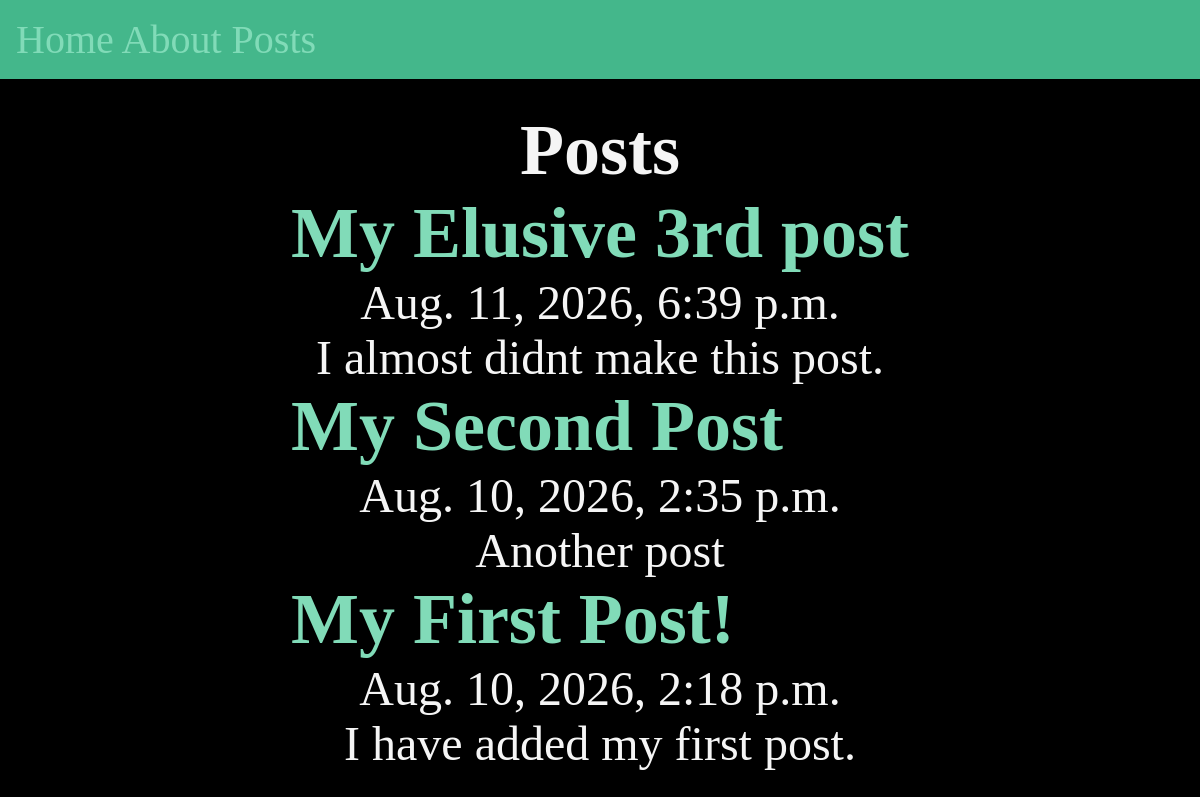
/posts/, run on the app's committed database.
### posts/models.py (models this page shows, shortened)
class Post(models.Model):
    title = models.CharField(max_length=75)
    body = models.TextField()
    slug = models.SlugField()
    date = models.DateTimeField(auto_now_add=True)

### posts/views.py (the view)
# urls.py: path("", views.posts_list, name="posts"),
def posts_list(request):
    posts = Post.objects.all().order_by('-date')
    return render(request, 'posts/posts_list.html', {'posts': posts})

### posts/templates/posts/posts_list.html (shortened to what this page needs)
{% extends "layout.html" %}
{% block content %}
    <section>
    <h1>Posts</h1>
    <ul>
        {% for post in posts %}
            <article class="post">
                <h2>
                    <a href="{% url 'page' slug=post.slug %}">
                        {{ post.title}}</a>
                </h2>
                <p>{{ post.date}}</p>
                <p>{{ post.body}}</p>
            </article>
        {% endfor %}
</section>
{% endblock %}

### templates/layout.html (shortened to what this page needs)
<!DOCTYPE html>
{% load static %}
<html lang="en">
<head>
    <link rel="stylesheet" href="{% static 'css/style.css' %}">
</head>
<body>
    <nav>
        <a href="/">Home</a>
        <a href="/about">About</a>
        <a href="{% url 'posts' %}">Posts</a>
    </nav>
    <main>
        {% block content %}
        {% endblock %}
    </main>
</body>
</html>

### data on the page
Post: title "My Elusive 3rd post", date "Aug. 11, 2026, 6:39 p.m.", body "I almost didnt make this post."
Post: title "My Second Post", date "Aug. 10, 2026, 2:35 p.m.", body "Another post"
Post: title "My First Post!", date "Aug. 10, 2026, 2:18 p.m.", body "I have added my first post."
